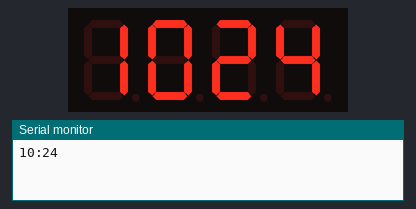
Simulated run of this sketch. Board: Arduino Uno, built with avr-gcc and run on an emulated ATmega328P. Shown: 4-digit seven-segment display, the last lines printed to the serial monitor. The local clock reads 2024-03-15 10:24:30 at power-on unless the sketch sets it.

Above: at 0.1 s.
At 127.2 s:
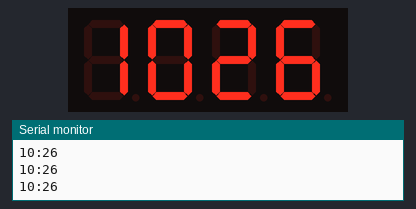

The sketch:

rtc-7-seg.ino
```cpp
// Date and time functions using a DS1307 RTC connected via I2C and Wire lib

#include <Wire.h>
#include <RTClib.h>
#include <Adafruit_GFX.h>
#include <Adafruit_LEDBackpack.h>

Adafruit_7segment matrix = Adafruit_7segment();
RTC_DS1307 RTC;
DateTime lastTime;
boolean colon = false;
unsigned long int prevMillis = 0;

void displayTime(DateTime dateTime) {
  int hour = dateTime.hour();
  int min = dateTime.minute();
  Serial.print(hour);
  Serial.print(':');
  Serial.println(min);

  int time = ((int)(hour / 10) * 1000) + ((int)(hour % 10) * 100) + ((int)(min / 10) * 10) + ((int)min % 10);
  matrix.println(time);
  matrix.writeDisplay();
}

void setup () {
  Serial.begin(57600);
  Wire.begin();
  RTC.begin();
//    RTC.adjust(DateTime(__DATE__, __TIME__));
  if (! RTC.isrunning()) {
    Serial.println("RTC is NOT running!");
  }
  else {
    matrix.begin(0x70);
    matrix.clear();
    matrix.writeDisplay();

    lastTime = RTC.now();
    displayTime(lastTime);
  }

}

void loop () {
  unsigned long int currentMillis = millis();
  if (currentMillis - prevMillis >= 500) {
    DateTime now = RTC.now();

    if (lastTime.unixtime() < now.unixtime()) {
      colon = !colon;
      matrix.drawColon(colon);
      matrix.writeDisplay();
    }
    if (currentMillis - prevMillis >= 1000) {
      displayTime(now);
      prevMillis = currentMillis;
    }
    lastTime = now;

  }
}
```
